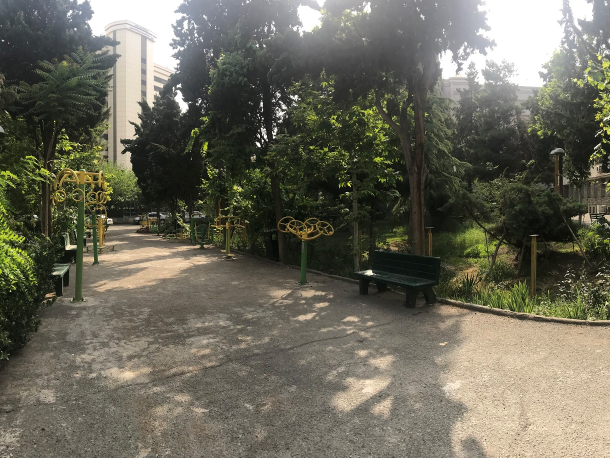
#> input picture Paranorma/KNTU-1.JPG, 1220 x 915 px (shown at 1/2 size)
$ python paranorma.py
#> lines starting #> are read from the running program, lines starting #| are printed output that depends on the picture
#> in paranorma, image_left is the input picture: shape (915, 1220, 3); mean B, G, R 90.6, 104.7, 106.9
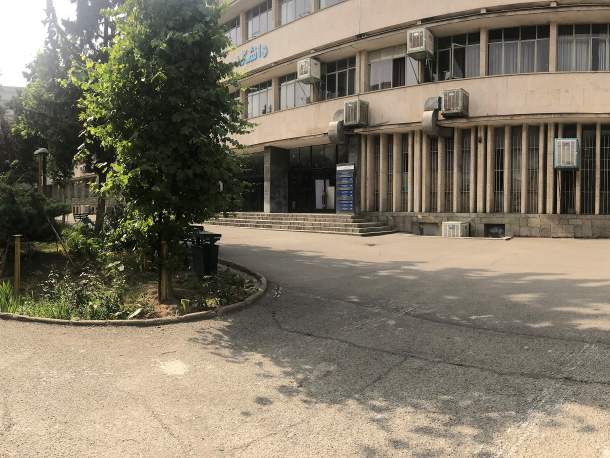
#> input picture Paranorma/KNTU-2.JPG, 1220 x 915 px (shown at 1/2 size)
#> in paranorma, image_right is the input picture: shape (915, 1220, 3); mean B, G, R 102.1, 119.3, 127.5
import numpy as np
import cv2


def point(good_match, key_point, side=0):
    points = good_match
    if side is 0:
        points = [key_point[m.queryIdx].pt for m in good_match]
    elif side is 1:
        points = [key_point[m.trainIdx].pt for m in good_match]
    points = np.array(points, dtype=np.float32)
    return points


def matches(desc1, desc2, alpha):
    matched = cv2.BFMatcher().knnMatch(desc1, desc2, 2)
    good_matches = [m1 for m1, m2 in matched if m1.distance < alpha * m2.distance]
    return good_matches


def detection(image):
    g = cv2.cvtColor(image, cv2.COLOR_BGR2GRAY)
    key_points, desc = cv2.xfeatures2d.SIFT_create().detectAndCompute(g, None);
#> key_points = 1602 keypoints; strongest (x, y, size): (302, 298, 4.2), (217, 149, 2.2), (57, 270, 4.5), (151, 117, 6.3)
    return key_points, desc


def stitch(images, alpha):
    (img1, img2) = images
    (key1, desc1) = detection(img1)
#> key1 has the same summary as key_points in detection
    (key2, desc2) = detection(img2)
#> in detection (call 2), `key_points, desc = cv2.xfeatures2d.SIFT_create().detectAndCompute(g, N..`: key_points = 1579 keypoints; strongest (x, y, size): (117, 87, 1.9), (278, 184, 3.4), (74, 331, 1.9), (100, 261, 1.9)
#> key2 has the same summary as key_points in detection
    good = matches(desc1, desc2, alpha)
#> in matches, `matched = cv2.BFMatcher().knnMatch(desc1, desc2, 2)`: matched = 1602 matches
#> in matches, `good_matches = [m1 for m1, m2 in matched if m1.distance < alpha * m2.d..`: good_matches = 111 matches
#> good = 111 matches
    points1 = point(good, key1)
#> in point, `points = [key_point[m.queryIdx].pt for m in good_match]`: points = 111 pairs, first value 149.7 to 495.6, second value 6.11 to 466.2
#> points1 has the same summary as points in point
    points2 = point(good, key2, 1)
#> in point (call 2), `points = good_match`: points = 111 matches
#> points2 = 111 pairs, first value 4 to 206.7, second value 5.52 to 466.2
    h, mask = cv2.findHomography(points2, points1, cv2.RANSAC, 5.0)
#> h = [[1, -0.00224, 423.2], [-0.000377, 0.999, 0.101], [-6.4e-07, -3.36e-06, 1]]; mask = 111 values from 0 to 1
    # [4 lines of commented-out code are left out]
    I = cv2.drawMatches(img1, key1, img2, key2, good, None)
    # [9 lines of commented-out code are left out]
    imgs = cv2.warpPerspective(img2, h, (img2.shape[1] + img1.shape[1], img2.shape[0]))
    # imgs = cv2.warpPerspective(img2, h, (img2.shape[1] + img1.shape[1], img2.shape[0]))
    imgs[0:img1.shape[0], 0:img1.shape[1]] = img1
    iii = 0
    # print(imgs.shape[0])
    for iii in reversed(range(0,imgs.shape[1])):
        if imgs[0, iii, 0] != 0:
            break
    # print(iii)
    return imgs[:, 0:iii, :]
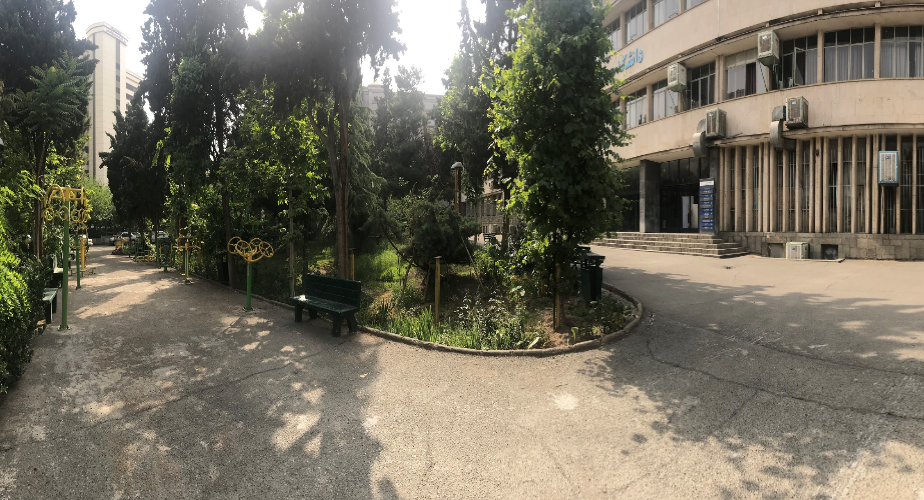
#> returned value: shape (500, 924, 3); mean of channels 0, 1, 2 94.9, 110.3, 115.5; drawn as B, G, R


def paranorma(image_paths, alpha=0.8, resize=True, size=(500, 500)):
    image_left = cv2.imread(image_paths[0])
    if resize:
        image_left = cv2.resize(image_left, size)
    for i in range(1, len(image_paths)):
        image_right = cv2.imread(image_paths[i])
        if resize:
            image_right = cv2.resize(image_right, size)
        image_left = stitch([image_left, image_right], alpha)
#> pass 2 of the loop in paranorma, `for i in range(1, len(image_paths)):`:
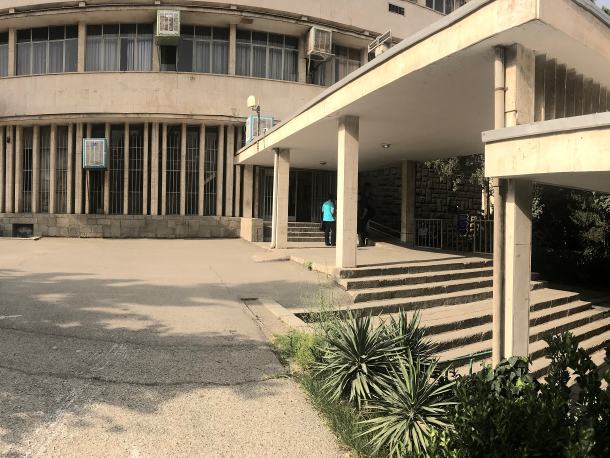
#> input picture Paranorma/KNTU-3.JPG, 1220 x 915 px (shown at 1/2 size)
#> in paranorma, image_right is the input picture: shape (915, 1220, 3); mean B, G, R 100.9, 121.5, 132.6
#> image_right: shape (500, 500, 3)
#> g: shape (500, 924)
#> key_points = 3070 keypoints; strongest (x, y, size): (302, 298, 4.2), (217, 149, 2.2), (57, 270, 4.5), (540, 87, 1.9)
#> key1 has the same summary as key_points in detection
#> in detection (call 4), `g = cv2.cvtColor(image, cv2.COLOR_BGR2GRAY)`:
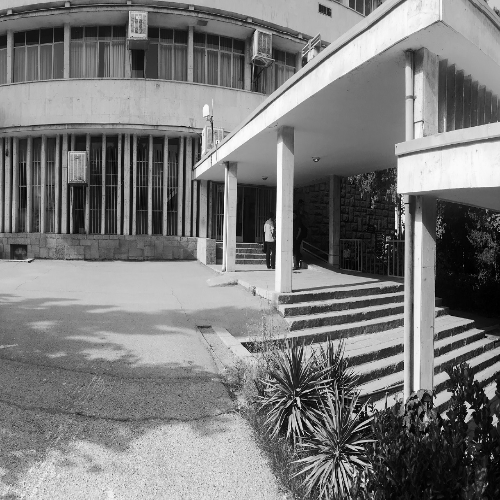
#> g: shape (500, 500); min 0, max 252, mean 122.3
#> key_points = 1481 keypoints; strongest (x, y, size): (442, 428, 2.2), (444, 416, 4.3), (298, 390, 2.1), (363, 480, 2.1)
#> key2 has the same summary as key_points in detection
#> matched = 3070 matches
#> good_matches = 97 matches
#> points1 = 97 pairs, first value 169 to 917.4, second value 4.91 to 496.6
#> in point (call 4), `points = good_match`: points = 97 matches
#> points2 = 97 pairs, first value 6.17 to 469.4, second value 5.01 to 496.5
#> h = [[1.01, -0.00081, 810.3], [0.000498, 1, -0.14], [5.86e-06, -2.01e-06, 1]]; mask = 97 values, max 1 at index 11, min 0 at index 0, mean 0.856
#> I: shape (500, 1424, 3)
#> in stitch (call 2), `return imgs[:, 0:iii, :]`:
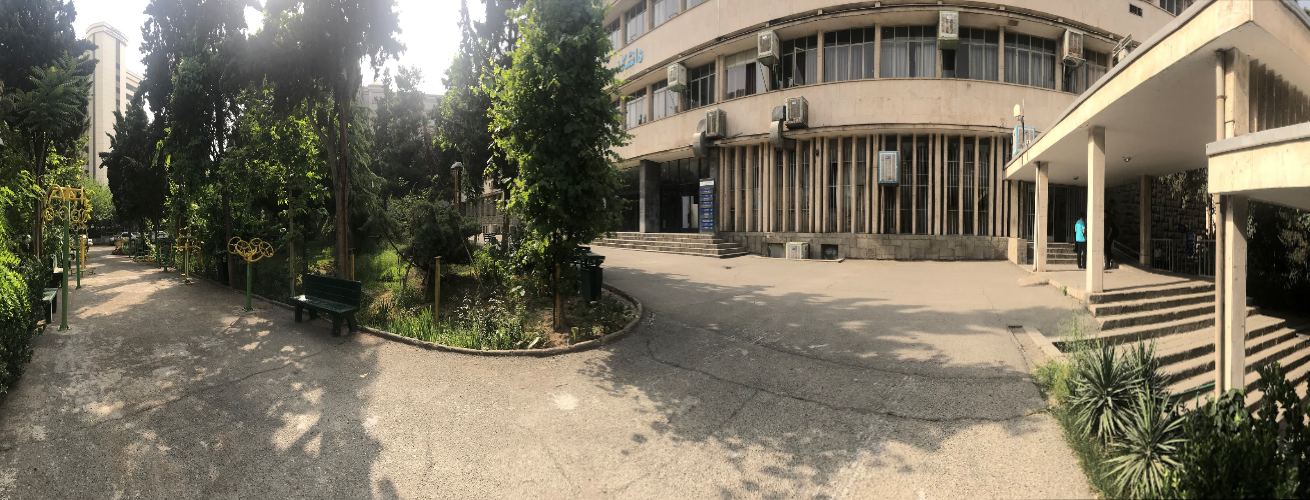
#> returned value: shape (500, 1310, 3); mean of channels 0, 1, 2 96.1, 113.4, 120.3; drawn as B, G, R
#> pass 3 of the loop in paranorma, `for i in range(1, len(image_paths)):`:
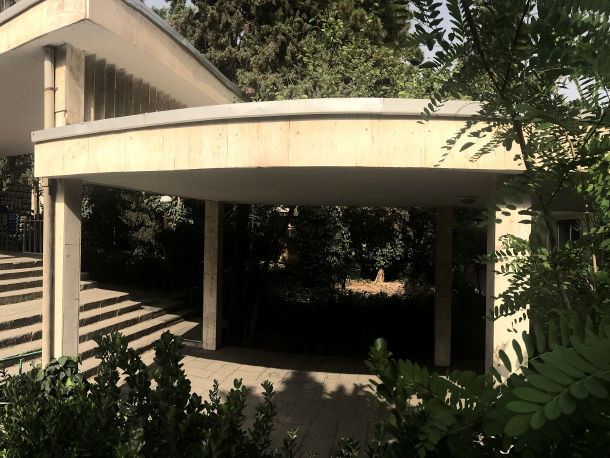
#> input picture Paranorma/KNTU-4.JPG, 1220 x 915 px (shown at 1/2 size)
#> in paranorma, image_right is the input picture: shape (915, 1220, 3); mean B, G, R 61.4, 80.3, 84.1
#> image_right: shape (500, 500, 3)
#> g: shape (500, 1310)
#> key_points = 4564 keypoints; strongest (x, y, size): (302, 298, 4.2), (217, 149, 2.2), (57, 270, 4.5), (540, 87, 1.9)
#> key1 has the same summary as key_points in detection
#> in detection (call 6), `g = cv2.cvtColor(image, cv2.COLOR_BGR2GRAY)`:
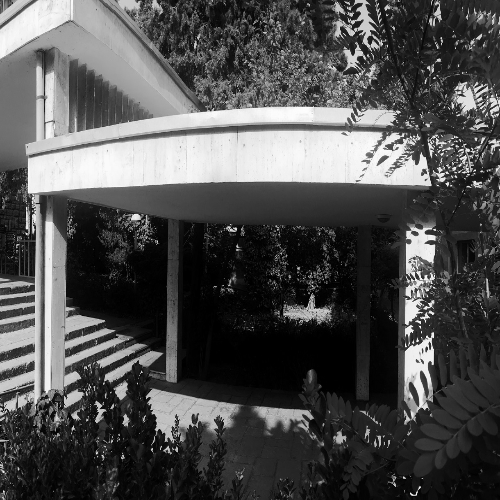
#> g: shape (500, 500); min 0, max 254, mean 79.2
#> key_points = 1663 keypoints; strongest (x, y, size): (420, 322, 1.8), (439, 60, 2.5), (298, 268, 1.9), (433, 334, 2.5)
#> key2 has the same summary as key_points in detection
#> matched = 4564 matches
#> good_matches = 210 matches
#> points1 = 210 pairs, first value 154.8 to 1306.1, second value 5.13 to 488.7
#> in point (call 6), `points = good_match`: points = 210 matches
#> points2 = 210 pairs, first value 7.39 to 487.5, second value 5.05 to 489.5
#> h = [[0.995, -0.00283, 1179.8], [-0.00277, 0.996, 0.333], [-2.3e-06, -3.74e-06, 1]]; mask = 210 values, max 1 at index 14, min 0 at index 0, mean 0.91
#> I: shape (500, 1810, 3)
#> in stitch (call 3), `return imgs[:, 0:iii, :]`:
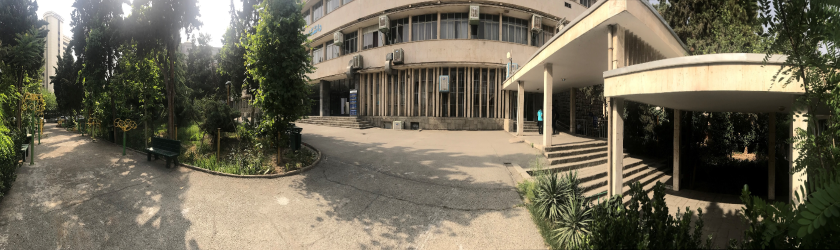
#> returned value: shape (500, 1679, 3) (shown at 1/2 size); mean of channels 0, 1, 2 86.6, 104.1, 109.9; drawn as B, G, R
#> call 2 of paranorma, with alpha = 0.7, resize = True, size = (500, 500)
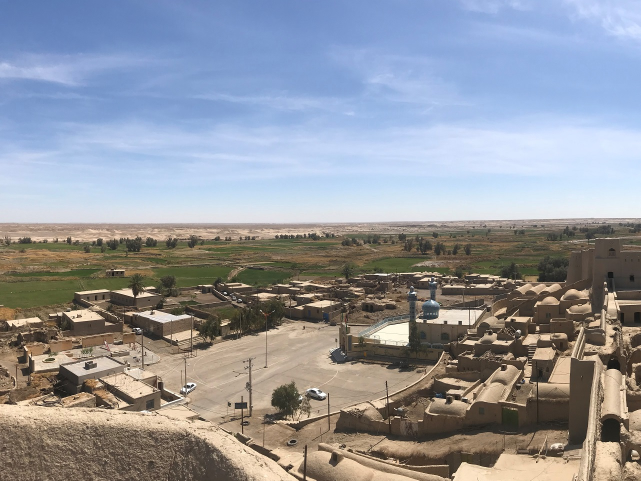
#> input picture Paranorma/Zabol-1.JPG, 1281 x 961 px (shown at 1/2 size)
#> in paranorma, image_left is the input picture: shape (961, 1281, 3); mean B, G, R 156.8, 149.2, 146.2
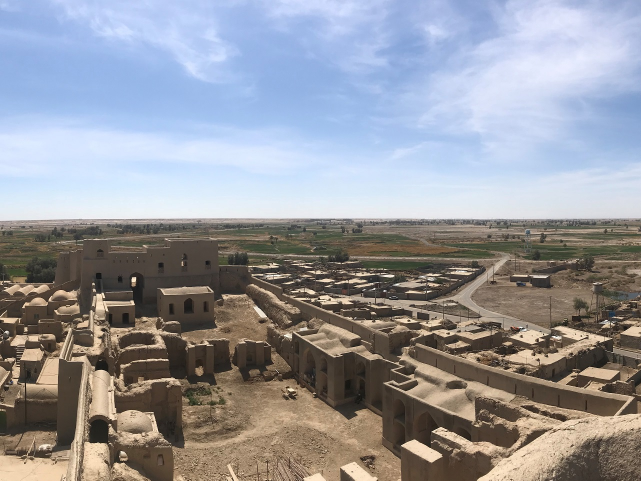
#> input picture Paranorma/Zabol-2.JPG, 1282 x 961 px (shown at 1/2 size)
#> in paranorma, image_right is the input picture: shape (961, 1282, 3); mean B, G, R 156.5, 150.5, 149.5
#> call 4 of stitch, with alpha = 0.7
#> in detection (call 7), `g = cv2.cvtColor(image, cv2.COLOR_BGR2GRAY)`:
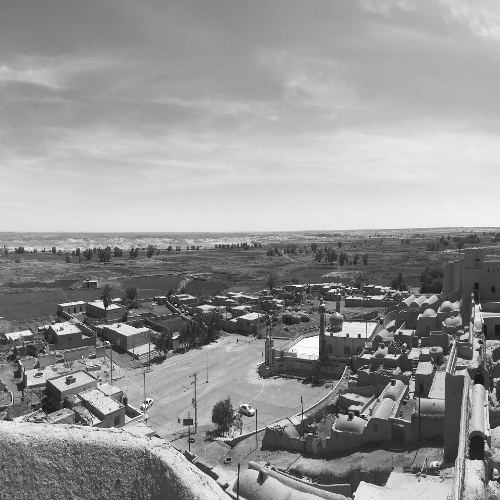
#> g: shape (500, 500); min 12, max 255, mean 149.1
#> in detection (call 7), `key_points, desc = cv2.xfeatures2d.SIFT_create().detectAndCompute(g, N..`: key_points = 1348 keypoints; strongest (x, y, size): (307, 348, 16.6), (405, 344, 2), (99, 304, 5.7), (359, 335, 1.9)
#> in stitch (call 4), `(key1, desc1) = detection(img1)`: key1 has the same summary as key_points in detection
#> in detection (call 8), `g = cv2.cvtColor(image, cv2.COLOR_BGR2GRAY)`:
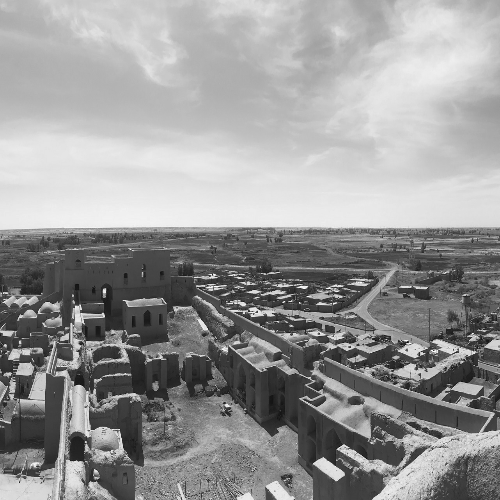
#> g: shape (500, 500); min 5, max 254, mean 150.8
#> in detection (call 8), `key_points, desc = cv2.xfeatures2d.SIFT_create().detectAndCompute(g, N..`: key_points = 1364 keypoints; strongest (x, y, size): (104, 291, 2.7), (5, 345, 2.1), (243, 304, 3.1), (323, 464, 9.3)
#> in stitch (call 4), `(key2, desc2) = detection(img2)`: key2 has the same summary as key_points in detection
#> in matches (call 4), `matched = cv2.BFMatcher().knnMatch(desc1, desc2, 2)`: matched = 1348 matches
#> in matches (call 4), `good_matches = [m1 for m1, m2 in matched if m1.distance < alpha * m2.d..`: good_matches = 131 matches
#> in stitch (call 4), `points1 = point(good, key1)`: points1 = 131 pairs, first value 58.92 to 495.2, second value 228 to 491.6
#> in point (call 8), `points = good_match`: points = 131 matches
#> in stitch (call 4), `points2 = point(good, key2, 1)`: points2 = 131 pairs, first value 4.59 to 444.4, second value 229.1 to 492.8
#> in stitch (call 4), `h, mask = cv2.findHomography(points2, points1, cv2.RANSAC, 5.0)`: h = [[1.01, 0.000926, 399.3], [0.00481, 1, -1.29], [1.1e-05, 2.33e-07, 1]]; mask = 131 values from 0 to 1
#> in stitch (call 4), `return imgs[:, 0:iii, :]`:
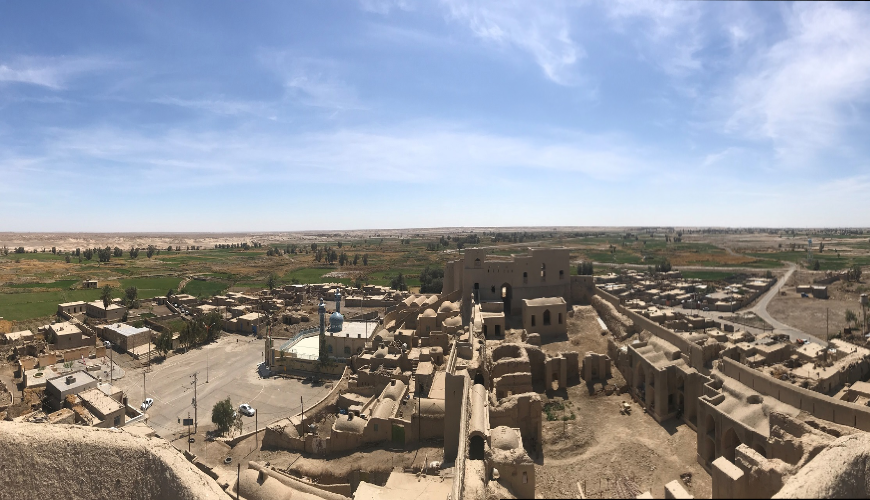
#> returned value: shape (500, 870, 3); mean of channels 0, 1, 2 156.3, 149.5, 147.4; drawn as B, G, R
#> pass 2 of the loop in paranorma, `for i in range(1, len(image_paths)):`:
        # cv2.imshow('It is a trap', image_left)
        # cv2.waitKey()
    return image_left


# [39 lines of commented-out code are left out]


KNTU = ['KNTU-1.JPG', 'KNTU-2.JPG', 'KNTU-3.JPG', 'KNTU-4.JPG']
Zabol = ['Zabol-1.JPG', 'Zabol-2.JPG', 'Zabol-3.JPG', 'Zabol-4.JPG']
image_kntu = paranorma(KNTU, 0.7)
#> (the run stopped early here; a loop or call above may not have finished)
